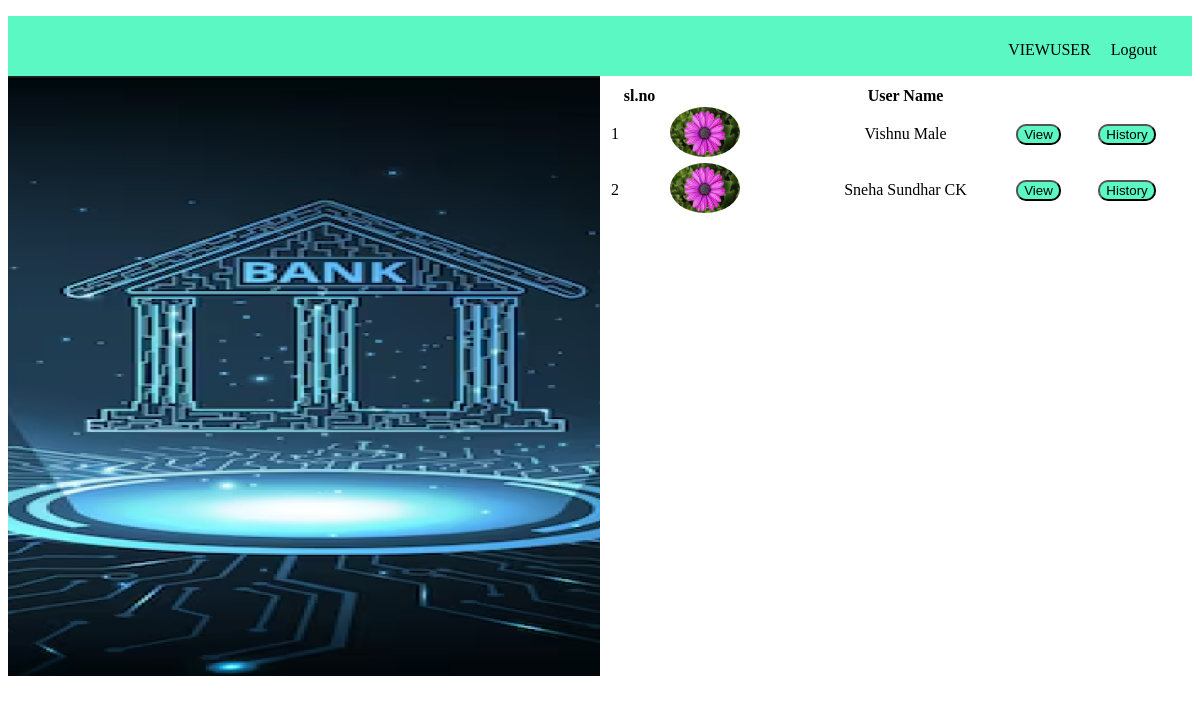
The app's page /viewuser, older data.
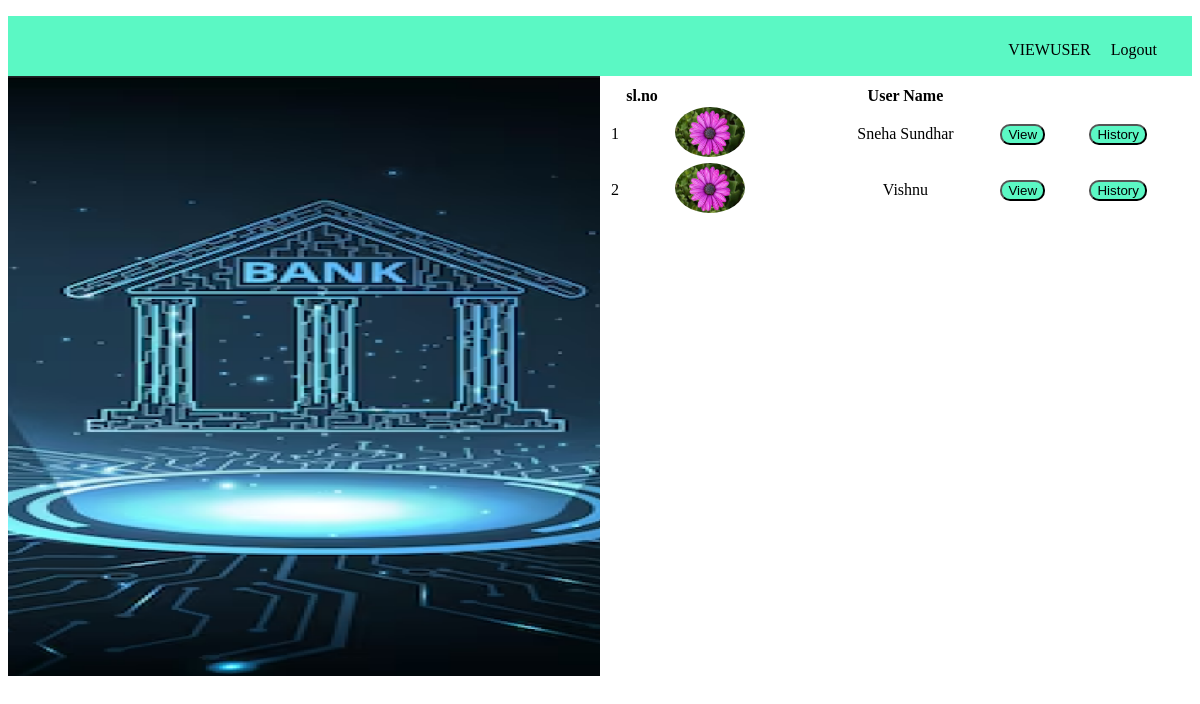
The same page, newer data.
### app/models.py (models this page shows, shortened)
class User(models.Model):
    user_id=models.ForeignKey(CustomUser,on_delete=models.CASCADE)
    name=models.CharField(max_length=100)
    account_no=models.IntegerField()
    image=models.FileField(upload_to='media')
    address=models.CharField(max_length=100)
    email=models.CharField(max_length=100)
    age=models.IntegerField()
    phone=models.IntegerField()
    dob=models.DateField()
    adharcard=models.IntegerField()
    pancard=models.IntegerField()
    initial_amount=models.IntegerField()

### app/views.py (the view)
# urls.py: path('viewuser',views.bankviewuser,name='viewuser'),
def bankviewuser(request):
    user=User.objects.all()
    return render(request,'bankviewuser.html',{'user':user})

### templates/bankviewuser.html (shortened to what this page needs)
{% extends 'bankhome.html' %}
{% block content %}
{% load static %}
    <div style="display: flex;align-items: center;flex-wrap: wrap;">
      <div style="width: 50%;height: 600px;">
          <img src="{% static 'img/Rectangle 1.png' %}" alt=""height="600px" width="100%">
      </div>
      <div style="width: 50%;height: 600px;">
        <table style="width: 100%;margin: 10px;">
            <tr>
                <th>sl.no</th>
                <th></th>
                <th>User Name</th>
                <th></th>
                <th></th>
            </tr>
            {% for i in user %}
            <tr>
                <td>{{forloop.counter}}</td>
                <td><img style="border-radius: 50%;" src="{{i.image.url}}" alt=""height="50px" width="70px"></td>
                <td style="text-align: center;">{{i.name}}</td>
                <td><button><a href="{% url 'bankuser' id=i.id %}">View</a></button></td>
                <td><button><a href="{% url 'viewhistory' id=i.id %}">History</a></button></td>
            </tr>
            {% endfor %}
        </table>
      </div>
    </div>
    {% endblock %}

Row changes from the older to the newer data that the page shows:
changed User: name "Vishnu Male" → "Sneha Sundhar"
changed User: name "Sneha Sundhar CK" → "Vishnu"
